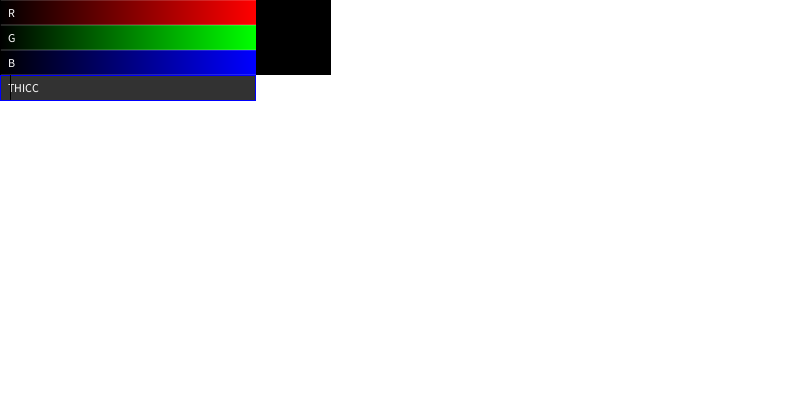
Frame 1 (no input)
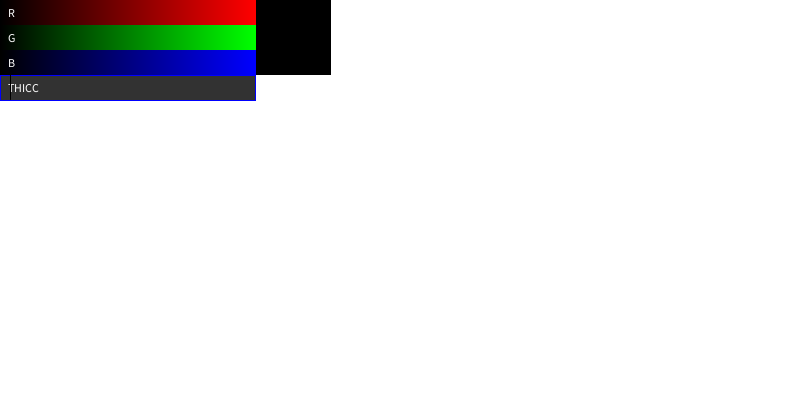
Frame 60 (the mouse pressed at the canvas centre just before this capture)
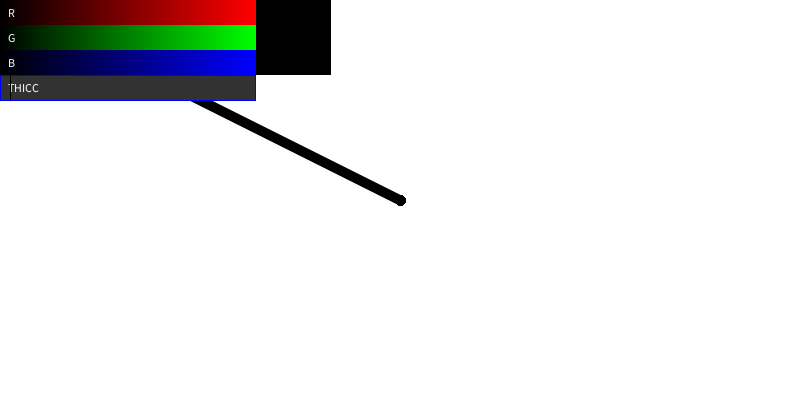
Frame 120 (the mouse held since frame 60 and released just before this capture)

The Processing sketch that drew these frames (run headless with seeded random() and noise(); from frame 60 on, the mouse is pressed at the canvas centre):

// Processing sketch: paintclonesliders
// ── paintclonesliders.pde
//define variables
int prevmouseX = 0;
int prevmouseY = 0;
int thicc = 10;
int red = 0;
int green = 0;
int blue = 0;
//set canvas size & color
void setup() {
  size(800, 400);
  background(255);
}
//start drawing
void draw() {
  //collision for color sliders
  if (mousePressed && mouseX<256 && mouseY<25) {
    red = mouseX;
  }
  if (mousePressed && mouseX<256 && mouseY>24 && mouseY<50) {
    green = mouseX;
  }
  if (mousePressed && mouseX<256 && mouseY>49 && mouseY<75) {
    blue = mouseX;
  }
  //collision for thicc slider
  if (mousePressed && mouseX<256 && mouseY>74 && mouseY<100) {
    thicc = mouseX;
  }
  //set fill to whatever is defined by sliders
  fill(red, green, blue);
  //show the current fill at the top of the screen
  noStroke();
  rect(256, 0, 75, 75);
  //use the mouse's current & previous location to draw when mouse is clicked and not in sliders
  if (mousePressed && (mouseX>331 || mouseY>99)) {
    noStroke();
    ellipse(mouseX, mouseY, thicc, thicc);
    stroke(red, green, blue);
    strokeWeight(thicc);
    line(mouseX, mouseY, prevmouseX, prevmouseY);
  }
  strokeWeight(1);
  //draw sliders using current fill
  for (int i = 0; i<256; i++) {
    stroke(red-red+i, green, blue);
    line(i, 0, i, 24);
  }
  for (int i = 0; i<256; i++) {
    stroke(red, green-green+i, blue);
    line(i, 25, i, 49);
  }
  for (int i = 0; i<256; i++) {
    stroke(red, green, blue-blue+i);
    line(i, 50, i, 74);
  }
  //draw thicc slider
  fill(50);
  rect(0,75,255,25);
  //draw labels for all sliders
  fill(255);
  text("R",8,17);
  text("G",8,42);
  text("B",8,67);
  text("THICC",8,92);
  //draw cursors for all sliders
  stroke(0);
  line(red, 0, red, 24);
  line(green, 25, green, 49);
  line(blue, 50, blue, 74);
  line(thicc, 75, thicc, 99);
  //update previouse mouse position
  prevmouseX = mouseX;
  prevmouseY = mouseY;
}
